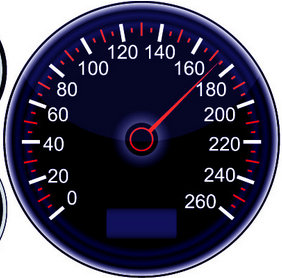
%> input picture pic/3.bmp, 282 x 278 px
$ octave run.m   (GNU Octave 9; MATLAB toolbox functions it lacks are replaced by stand-ins)
%> lines starting %> are read from the running program, lines starting %| are printed output that depends on the picture; in (x1, y1, x2, y2) boxes, pixels count from 0 and x2, y2 are one past the last pixel; in counts of white or black regions, pixels touching at a corner belong together; the program's own positions count from 1
I = imread('3.bmp');
%> I is the input picture: size 278x282x3 uint8; mean R, G, B 79, 76.6, 97.8
J = imfilter(I, fspecial('laplacian', 0.3));
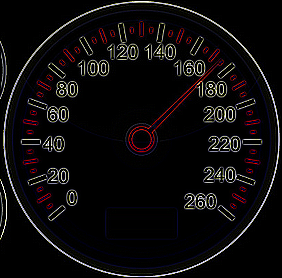
%> J: size 278x282x3 uint8; mean R, G, B 14.4, 12.3, 12.9
J = im2bw(rgb2gray(J), 0.3);
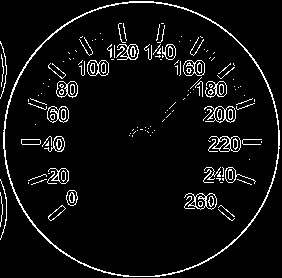
%> J: size 278x282 logical; 6% white in thin lines or dots
%imshow(J);
[h, w] = size(J);
%> h = 278; w = 282
r = sqrt(h^2 + w^2) / 2.0 * 0.7;
%> r = 138.6
%viscircles([h / 2.0, w / 2.0], r - 15);

%消圈
for i = 1 : h
    for j = 1 : w
        if (i - h / 2.0)^2 + (j - w / 2.0)^2 >= (r - 10)^2
            J(i, j) = 0;
        end
    end
end
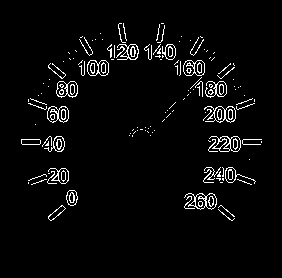
%> J: size 278x282 logical; 3.8% white in thin lines or dots, all inside (x1, y1, x2, y2) = (21, 23, 262, 221)
imshow(J);

%扫描法
for i = h : -1 : 1
    %找左
    for j1 = 1 : w
        if J(i, j1) > 0
            break
        end
    end
    %找右
    for j2 = w : -1 : 1
        if J(i, j2) > 0
            break
        end
    end
    %找到了
    if j2 - j1 > 20
        break
    end
end
hold on;
plot([j1; w / 2.0], [i; h / 2.0], 'LineWidth', 4, 'Color', [.8 .1 .1]);
plot([j2; w / 2.0], [i; h / 2.0], 'LineWidth', 4, 'Color', [.8 .1 .1]);
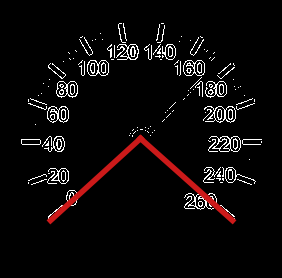
%> figure redrawn from the program's plot data

$ run again, with pic/1.bmp copied over pic/3.bmp
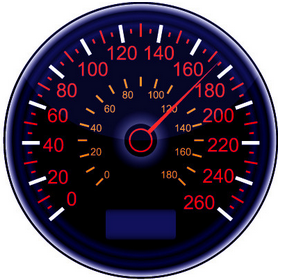
%> input picture pic/1.bmp, 281 x 280 px
%> I is the input picture: size 280x281x3 uint8; mean R, G, B 84.4, 75.7, 95.8
%> after the loop `for i = 1 : h`:
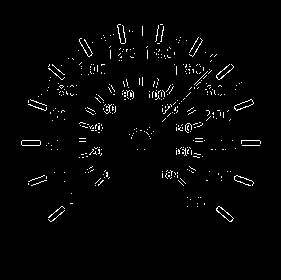
%> J: size 280x281 logical; 2.2% white in thin lines or dots, all inside (x1, y1, x2, y2) = (21, 24, 261, 222)
%> `plot([j2; w / 2.0], [i; h / 2.0], 'LineWidth', 4, 'Color', [.8 .1 .1]);`:
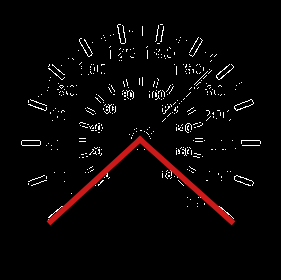
%> figure redrawn from the program's plot data
